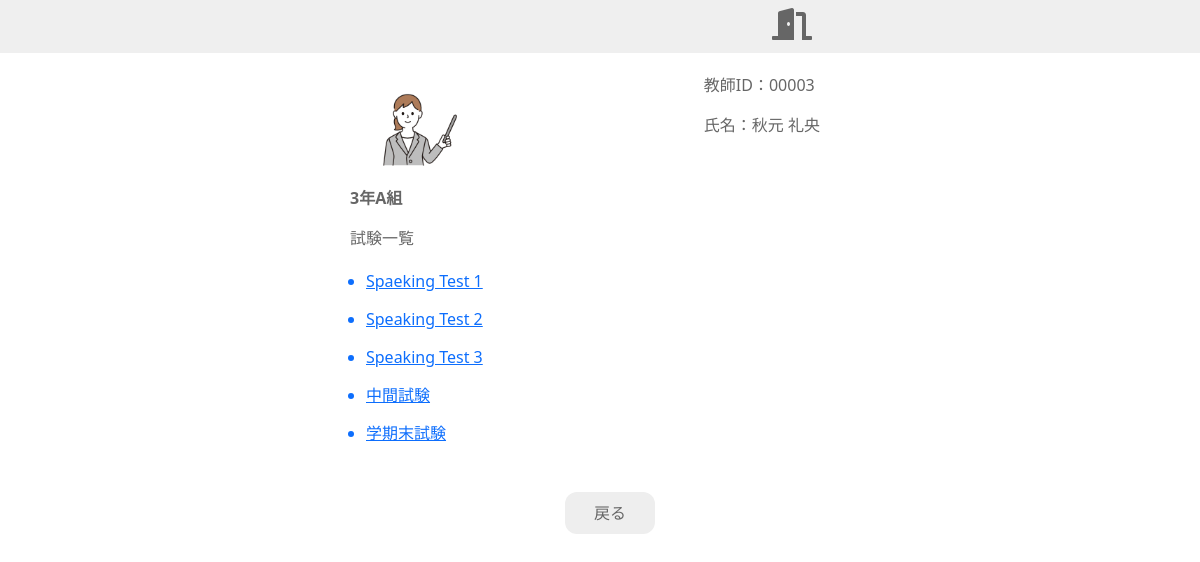
Page /teacher/1/1 (signed in) on the committed database.
### student/models.py (models this page shows, shortened)
class BaseMeta(models.Model):
    create_at = models.DateTimeField(default=timezone.datetime.now)
    update_at = models.DateTimeField(default=timezone.datetime.now)
    class Meta:
        abstract = True

class User(AbstractBaseUser, PermissionsMixin, BaseMeta):
    class Meta:
        verbose_name_plural = 'ユーザ'
    username = models.CharField(max_length=50)
    email = models.EmailField(max_length=255, unique=True)
    is_staff = models.BooleanField(default=True)
    is_superuser = models.BooleanField(default=True)
    USERNAME_FIELD = 'email'
    REQUIRED_FIELDS = ['username']
    objects = UserManager()

class ClassGroup(BaseMeta):
    className = models.CharField(max_length=50)
    teacher = models.ForeignKey(
        'Teacher', on_delete=models.SET_NULL, null=True, blank=True
    )
    def __str__(self):
        return str(self.className)
    class Meta:
        verbose_name_plural = 'クラス'
        ordering = ('className',)

class ExamGroup(BaseMeta):
    examGroupName = models.CharField(max_length=50)
    enable = models.BooleanField(default=True)
    repeatable = models.BooleanField(default=False)
    relatedExam = models.ForeignKey(
        'Exam', on_delete=models.SET_NULL, null=True, blank=True
    )
    available_class = models.ManyToManyField(ClassGroup)
    def __str__(self):
        return str(self.examGroupName)
    class Meta:
        verbose_name_plural = '試験グループ'
        ordering = ('examGroupName',)

### teacher/views.py (the view)
# urls.py: path('<t_id>/<class_id>', ClassExamView.as_view(), name='classExam'),
class ClassExamView(ListView):
    model = ExamGroup
    template_name = 'teacher/exam_gr.html'
    def get_queryset(self):
        qs = super(ClassExamView, self).get_queryset()
        user = self.request.user
        classGr = ClassGroup.objects.filter(id=self.kwargs['class_id'])
        orderResult = qs.filter(available_class=classGr[0]).all
        return orderResult
    def get_context_data(self, **kwargs):
        context = super().get_context_data(**kwargs)
        user = self.request.user
        user_id = str(user.id).zfill(5)
        classGr = ClassGroup.objects.filter(id=self.kwargs['class_id'])
        context['user_id'] = user_id
        context['class'] = classGr[0]
        print(context)
        return context
    @method_decorator(login_required)
    def dispatch(self, *args, **kwargs):
        return super().dispatch(*args, **kwargs)

### templates/teacher/exam_gr.html (shortened to what this page needs)
{% extends 'base_teacher.html' %}
{% block content %}
<p style="font-weight: bold;">{{ class }}</p>
<p>試験一覧</p>
<ul>
    {% for object in object_list %}
        <a href="{{ request.get_full_path }}/{{ object.id }}/eval">
        <li class="li-standard">{{ object.examGroupName }}</li>
        </a>
    {% endfor %}
</ul>
<div class="d-flex justify-content-center">
<button class="btn btn-back" onclick="getBackPage()">戻る</button>
</div>
{% endblock %}

### templates/base_teacher.html (shortened to what this page needs)
<!doctype html>
<html lang="ja">
<head>
  {% load static %}
  <link href="https://cdn.jsdelivr.net/npm/bootstrap@5.0.0-beta1/dist/css/bootstrap.min.css" rel="stylesheet">
  <link href="https://use.fontawesome.com/releases/v5.6.1/css/all.css" rel="stylesheet">
  <link rel="stylesheet" href="{% static 'style.css' %}">
</head>
<body>
  <div class="container-fluid">
    <nav class="navbar navbar-expand-lg">
      <div class="container-fluid d-flex justify-content-end nav-wrapper">
        <ul class="navbar-nav" id="navbarNav">
          <li class="nav-item"><a class="nav-link" href=" {{ BASE_DIR }}/logout"> <i id="logoutBtn" class="fas fa-door-open fa-2x"></i></a></li>
        </ul>
      </div>
    </nav>
    <div class="container">
      <div class="header-wrapper d-flex justify-content-between">
        <a class="" href="/login">
          <img class="student_image" src="{% static 'images/teacher.png' %}" alt="" width="140" height="75" class="d-inline-block align-top">
        </a>
          <div class="account_wrapper">
          <p>教師ID：{{ user_id }}</p>
          <p>氏名：{{ user.username }}</p>
        </div>
      </div>
    {% block content %}{% endblock %}
    </div>
  </div>
</body>
</html>

### evalsys/static/style.css (style rules this page uses)
p { color: #666; }
li { line-height: 30px; }
.li-standard { height: 38px; }
ul { padding-left: 1rem; }
.container { padding: 0 0 50px 0; max-width: 500px; }
.container-fluid { padding: 0; }
.nav-wrapper { max-width: 500px; }
.nav-link { padding: 0; }
button { margin-top: 20px; margin-left: 20px; min-width: 90px; }
.btn { padding: 8px 20px; }
.btn-back { color: #666; background: #eee; border-radius: 12px; }
#logoutBtn { color: #666; }
.navbar { background: #EFEFEF; }
.account_wrapper { margin-right: 30px; }
#navbarNav { margin-right: 30px; }
.header-wrapper { padding: 20px 0; }
.student_image { margin-top: 18px; }

### rows in the picture
User: username "秋元 礼央"
ClassGroup: className "3年A組"
ExamGroup: examGroupName "Spaeking Test 1"
ExamGroup: examGroupName "Speaking Test 2"
ExamGroup: examGroupName "Speaking Test 3"
ExamGroup: examGroupName "中間試験"
ExamGroup: examGroupName "学期末試験"

### other values in the picture
{{ user_id }} "00003"
